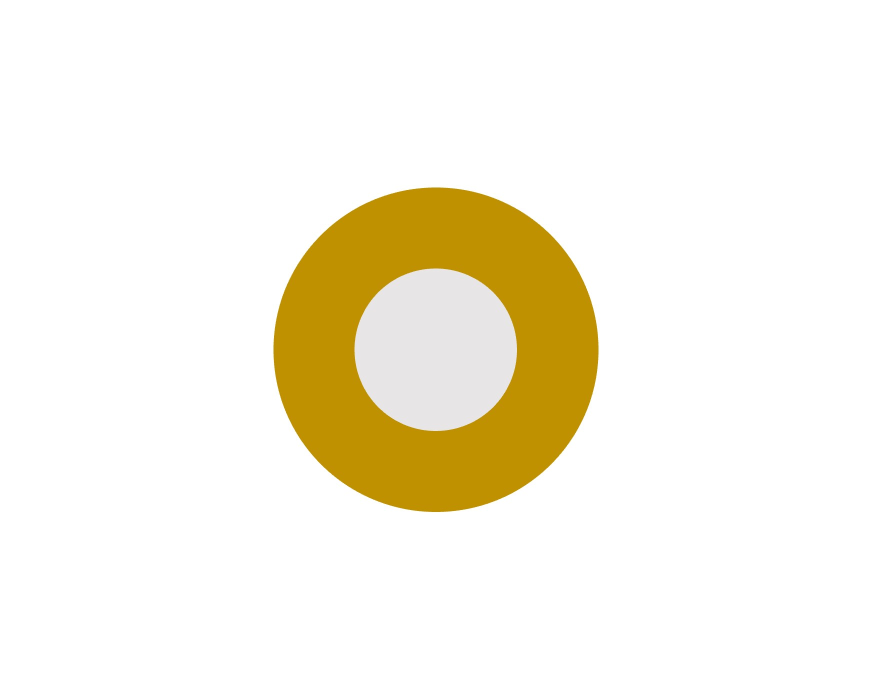
#> input picture data/raw/test1.jpg, 1744 x 1399 px (shown at 1/2 size); its folder holds only this picture in this run
$ python kmeans_v_0.2.py
#> lines starting #> are read from the running program, lines starting #| are printed output that depends on the picture; after the words box and inside, x2 and y2 are one past the last pixel; in counts of white or black regions, pixels touching at a corner belong together

#-------------------------------librerias------------------------------------------------------
import cv2 as cv # libreria para el procesamiento de imagenes
import numpy as np # no se que haga pero funciona x
import glob # liberia para leer archivos de las carpetas
import os # libreria para establecer y moverse del directorio de trabajo
import pandas as pd # esta libreria es para generar el data frame del resultado final
import matplotlib.pyplot as plt # esta libreria es para plotear dentro de la consola en python
import matplotlib.image
from openpyxl import load_workbook
from openpyxl.styles import PatternFill
from sklearn.cluster import KMeans
from PIL import Image, ImageDraw # esta libreria hace el recorte de la parte de enmedio


# directorio de trabajo de donde se obtendran las imagenes a procesar
os.chdir("C:\\Users\\luisd\\Documents\\GitHub\\image_kmeans_processing\\data\\raw")

#------------------------------variables-------------------------------------------------------
n_K = 2 # esta variable guarda el numero de colores que se buscaran en la imagen

df=pd.DataFrame() # este dataframe vacio guarda los resultados originales

#----------------------------------------------------------------------------------------------

# se genera una lista de todas las fotos que se encuentran en la carpeta de input
img_list = glob.glob('*.jpg')

#-------------------------definicion de funciones----------------------------------------------

# funcion para convertir RGB a HEX
def rgb_to_hex(rgb_color:int)->str:
    hex_color = "#"
    for i in rgb_color:
        i = int(i)
        hex_color += ("{:02x}".format(i))
    return hex_color

# funcion para localizar la region de interes (ROI)
def Crop_plate(img:str)->np.ndarray:
    # reescalado de la imagen a un tamano fijo de 1000x1000
#> called with img = 'test1.jpg'
    Input_img=cv.imread(img)
#> Input_img is the input picture: shape (1399, 1744, 3); mean B, G, R 228.2, 242.9, 247.6
    Input_img=cv.resize(Input_img,(1000,1000), interpolation=cv.INTER_AREA)
#> Input_img: shape (1000, 1000, 3)

    # convertir la imagen en un arreglo de 3 dimensiones (ancho x largo x rgb)
    Work_img=Input_img.reshape((Input_img.shape[0])*Input_img.shape[1],3)
    Work_img=np.float32(Work_img)

    # criterios utilizados para el algoritmo de kmeans clustering
    criteria = (cv.TERM_CRITERIA_EPS + cv.TERM_CRITERIA_MAX_ITER, 20, 0.1)
    K = 2
    attempts=10

    # localizacion de los centros de la imagen (pixel mas recurrente)
    _,label,center=cv.kmeans(Work_img,K,None,criteria,attempts,cv.KMEANS_PP_CENTERS)
#> center = [[254.9, 255, 255], [1.41, 145.3, 191.1]]
    center = np.uint8(center)
#> center = [[254, 254, 254], [1, 145, 191]]

    # reconstruccion de la imagen utilizando los centros
    res=center[label.flatten()]
    result_image=res.reshape((Input_img.shape))

    # se convierte la imagen resultante de RGB a escala de grises
    result_image=cv.cvtColor(result_image,cv.COLOR_RGB2GRAY)
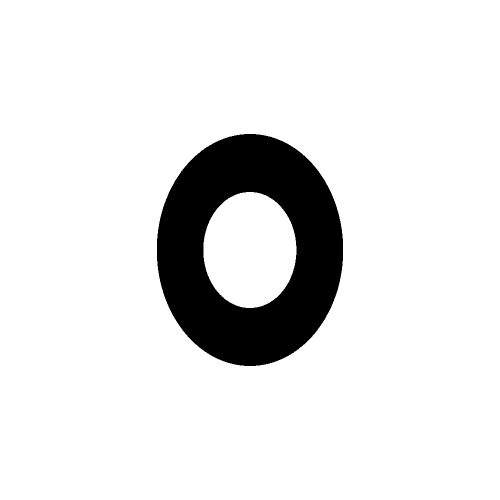
#> result_image: shape (1000, 1000) (shown at 1/2 size); values 107 (black) and 254 (white), 89.8% white; 1 black region, box (x1, y1, x2, y2) and area: (314, 268, 686, 732) 101893

    # se genera una imagen binaria utilizando el algoritmo de otsu
    _,otsu=cv.threshold(result_image,0,255,cv.THRESH_BINARY_INV+cv.THRESH_OTSU)

    # se utiliza la imagen binaria para encontrar los bordes con el algoritmo de canny
    edge=cv.Canny(otsu,10,20)
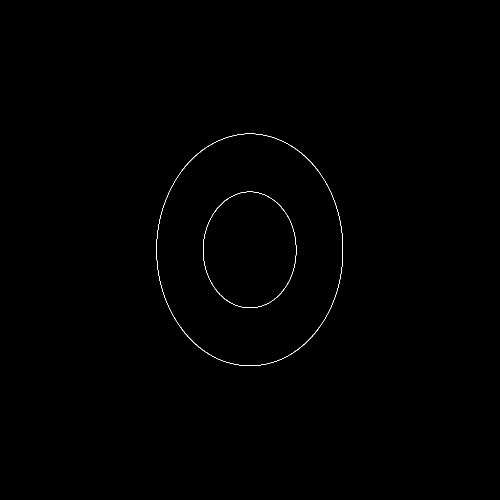
#> edge: shape (1000, 1000) (shown at 1/2 size); 0.21% white in thin lines or dots, all inside (x1, y1, x2, y2) = (313, 267, 686, 732)

    # se identifican los maximos y minimos (los bordes de la imagen)
    edge_coordinates = np.argwhere(edge>0)
#> edge_coordinates = 2062 pairs, first value 267 to 731, second value 313 to 685
    y1,x1=edge_coordinates.min(axis=0)
#> y1 = 267; x1 = 313
    y2,x2=edge_coordinates.max(axis=0)
#> y2 = 731; x2 = 685

    # se recorta la imagen original con los bordes localizados
    ROI=Input_img[y1:y2,x1:x2]

    # se reescala la imagen resultante a un tamano de 500x500 px
    ROI=cv.resize(ROI,(500,500), interpolation=cv.INTER_AREA)
#> ROI: shape (500, 500, 3)

    cv.imwrite(img,ROI)
    # si todo sale bien se genera el siguiente mensaje
    print("ROI Localizada")
    return ROI

# funcion para recortar el centro de la imagen en forma circular
def Center_Crop(img):
    # se carga la imagen a trabajar con la libreria Image
#> called with img = 'test1.jpg'
    Input_img = Image.open(img)
#> Input_img: PIL image 500x500 RGB
    height,width = Input_img.size
    lum_img = Image.new('L',[height,width],0)
#> lum_img: PIL image 500x500 L; every value is 0
    draw = ImageDraw.Draw(lum_img)

    # se realiza un corte circular utilizando las coordenadas indicadas
    draw.pieslice([(10,10), (490,490)], 0, 360, fill=255, outline='black')
    img_arr = np.array(Input_img)
    lum_img_arr = np.array(lum_img)
#> lum_img_arr: shape (500, 500); 72.1% white; 1 black region, box (x1, y1, x2, y2) and area: (0, 0, 500, 500) 69735
    final_img_arr = np.dstack((img_arr,lum_img_arr))

    # se guarda la imagen resultante utilizando la paqueteria de matplot
    matplotlib.image.imsave(img,final_img_arr)

    # se convierte la imagen a RGB utililzando la libreria Image
    Input_img = Image.open(img)
    Input_img = Input_img.convert('RGB')

    # se toma como referencia el pixel de la esquina para hacer un floodfill
    reference1 = (20,20)
    color_reference = (0,0,0)
    bucket_img = ImageDraw.floodfill(Input_img, reference1, color_reference, thresh=50)
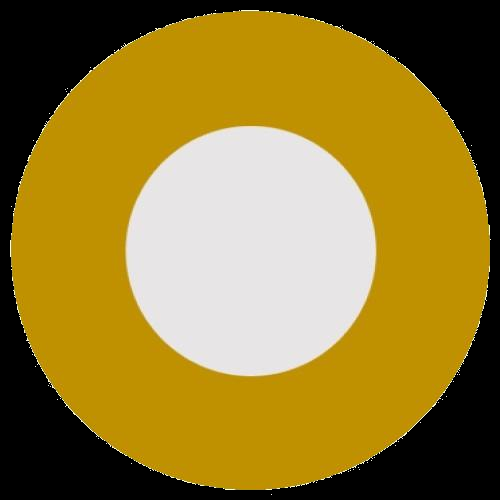
#> Input_img: PIL image 500x500 RGB; mean R, G, B 146.5, 122, 46.7

    # se guarda la imagen resultante
    Output_img = Input_img.save(img)

    # si todo sale bien despliega el siguiente mensaje
    print("Centro Recortado")

# funcion para realizar la segmentacion de la imagen
def Image_segmentation(img):
    # se carga la imagen a trabajar con la libreria de opencv
#> called with img = 'test1.jpg'
    Input_img=cv.imread(img)
#> Input_img: shape (500, 500, 3)

    # se toma una muestra de la imagen para realizar la segmentacion
    Sample=Input_img[200:300,50:320]

    # se duplica la imagen y se convierten ambas al espacio HSV
    hsv_img=cv.cvtColor(Input_img,cv.COLOR_BGR2HSV)
#> hsv_img: shape (500, 500, 3); mean H, S, V 45.3, 146.6, 146.7
    hsv2_img=Sample
    hsv2_img=cv.cvtColor(hsv2_img,cv.COLOR_BGR2HSV)
#> hsv2_img: shape (100, 270, 3); mean H, S, V 118.7, 76.1, 219.4

    # se dividen los canales individuales y se aplica el algoritmo de otsu en cada uno
    h,s,v=cv.split(hsv2_img)
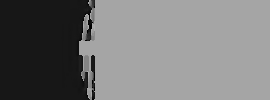
#> h: shape (100, 270); min 0, max 177, mean 118.7
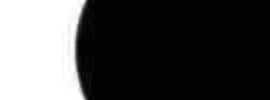
#> s: shape (100, 270); min 0, max 255, mean 76.1
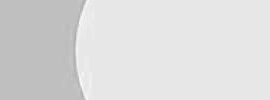
#> v: shape (100, 270); min 167, max 255, mean 219.4
    ret_h, _= cv.threshold(h, 0,177, cv.THRESH_BINARY+cv.THRESH_OTSU)
#> ret_h = 83
    ret_s, _= cv.threshold(s, 0,255, cv.THRESH_BINARY+cv.THRESH_OTSU)
#> ret_s = 127
    ret_v, _= cv.threshold(v, 0,255, cv.THRESH_BINARY+cv.THRESH_OTSU)
#> ret_v = 211

    # otsu regresa un valor de treshold en el cual la imagen se segmenta en dos entidades
    ret_h=int(ret_h)
    ret_s=int(ret_s)
    ret_v=int(ret_v)

    # se utilizan los threshold encontrados para generar una mascara de segmentacion
    lower = np.array([ret_h,0,ret_v])
#> lower = [83, 0, 211]
    upper = np.array([177,ret_v,255])
#> upper = [177, 211, 255]

    # se realiza la segmentacion de la imagen utilizando la mascara generada
    mask=cv.inRange(hsv_img,lower,upper)
#> mask: shape (500, 500); 17.5% white; 28 white regions (25 under 20 px), largest, box (x1, y1, x2, y2) and area: (129, 129, 373, 370) 43739, (230, 370, 241, 373) 25, (138, 200, 142, 207) 20
    Segmented_img=cv.bitwise_and(Input_img,Input_img,mask=mask)
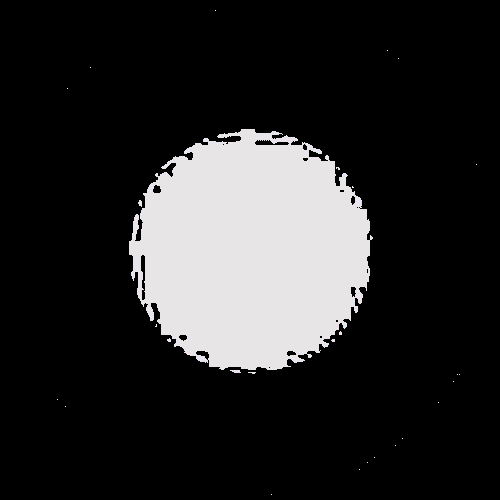
#> Segmented_img: shape (500, 500, 3); mean B, G, R 40.4, 40.2, 40.5

    # se guarda el resultado final
    cv.imwrite(img,Segmented_img)

    # si todo sale bien imprime el siguiente mensaje
    print("Imagen segmentada")

# funcion para reconstruir la imagen utilizando los el numero de centros en n_K
def Image_reconstruction(img):
    # se carga la imagen que se va a trabajar
#> called with img = 'test1.jpg'
    ROI=cv.imread(img)

    # se convierte la imagen de BGR a RGB
    ROI=cv.cvtColor(ROI,cv.COLOR_BGR2RGB)

    # se establecen los criterios con los cuales trabajara el algoritmo de kmeans
    attempts=20
    criteria = (cv.TERM_CRITERIA_EPS + cv.TERM_CRITERIA_MAX_ITER, 20, 0.1)

    # se convierte la imagen a trabajar a un cubo de dimenciones HxWxR,G,B
    reshape_ROI=np.float32(ROI.reshape(ROI.shape[0]*ROI.shape[1],3))

    # se genera la imagen binaria utilizando los criterios preestablecidos
    ret,label,ROIcenter=cv.kmeans(reshape_ROI,n_K,None,criteria,attempts,cv.KMEANS_PP_CENTERS)
#> ret = 175440.2; ROIcenter = [[0.0305, 0.0215, 0.0393], [231, 229, 230.2]]
    _,counts =np.unique(label, return_counts=True)
#> counts = [206140, 43860]

    # se reconstruye la imagen original utilizando los centros localizados
    fin = ROIcenter[label.flatten()]
    final_image = fin.reshape((ROI.shape))
    final_image = cv.cvtColor(final_image, cv.COLOR_BGR2RGB)

    # se generan vectores que almacenaran los valores de los pixeles a medida que se reconstruye la imagen
    HEXcolors = [0]
    Frequency =[0]
    R_array = [0]
    G_array = [0]
    B_array = [0]
    z=0
    y=0
    ROIcenter=np.uint8(ROIcenter)
#> ROIcenter = [[0, 0, 0], [231, 229, 230]]

    # se cuenta a que centro corresponde cada uno de los pixeles en la imagen
    for y in range(n_K):
        HEXcolors.append(rgb_to_hex(ROIcenter[y]))
        Frequency.append(counts[y])
        R_array.append(ROIcenter[y,z])
        G_array.append(ROIcenter[y,z+1])
        B_array.append(ROIcenter[y,z+2])
#> after the loop, B_array = [0, 0, 230]; Frequency = [0, 206140, 43860]; G_array = [0, 0, 229]; HEXcolors = [0, '#000000', '#e7e5e6']; R_array = [0, 0, 231]
    result_table = pd.DataFrame({'HEXcolors':HEXcolors,'Frequency':Frequency,'R':R_array,'G':G_array,'B':B_array})
#> result_table = table of 3 rows and 5 columns
    result_table = result_table.iloc[1: , :]
#> result_table = table of 2 rows and 5 columns

    # el resultado es un dataframe que contiene la informacion correspondiente al color de cada centro y el numero de pixeles
    return result_table

#--------------------------------------------------------------------------------------------

for img in img_list:
    ROI=Crop_plate(img)
    Center_Crop(img)
    Image_segmentation(img)
    df=pd.concat([df,Image_reconstruction(img)], ignore_index=True)
#> df = table of 2 rows and 5 columns

print("lote de fotos analizado estos son los resultados:")
print(df)
#|   HEXcolors  Frequency    R    G    B
#| 0   #000000     206140    0    0    0
#| 1   #e7e5e6      43860  231  229  230

$ run again, on data/raw/test5.jpg
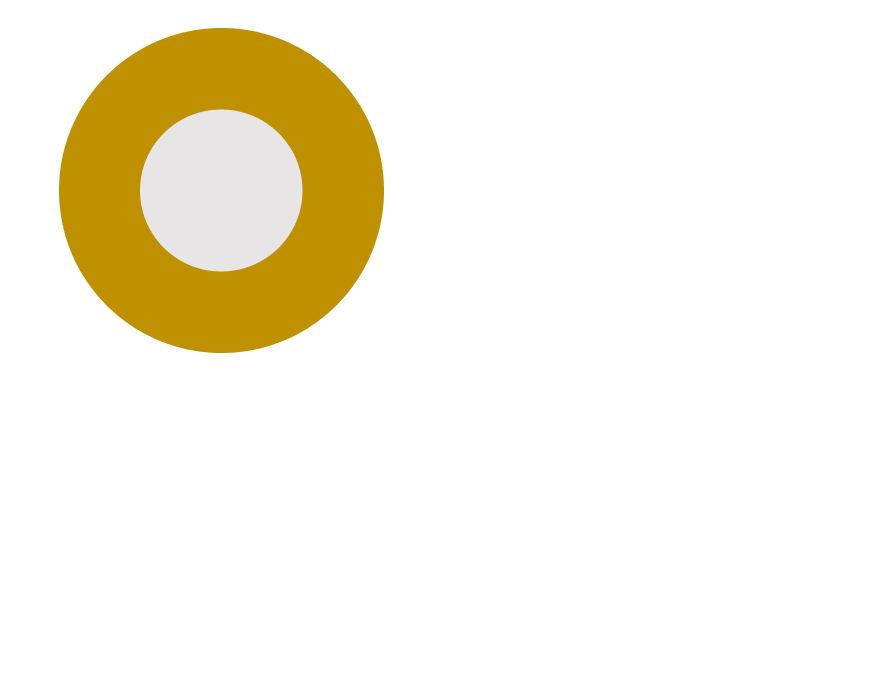
#> input picture data/raw/test5.jpg, 1744 x 1399 px (shown at 1/2 size)
#> in Crop_plate, Input_img is the input picture: shape (1399, 1744, 3); mean B, G, R 228.1, 242.9, 247.6
#> in Crop_plate, `_,label,center=cv.kmeans(Work_img,K,None,criteria,attempts,cv.KMEANS_P..`: center = [[254.9, 254.9, 255], [1.41, 145.3, 191.1]]
#> in Crop_plate, `center = np.uint8(center)`: center = [[254, 254, 254], [1, 145, 191]]
#> in Crop_plate, `result_image=cv.cvtColor(result_image,cv.COLOR_RGB2GRAY)`:
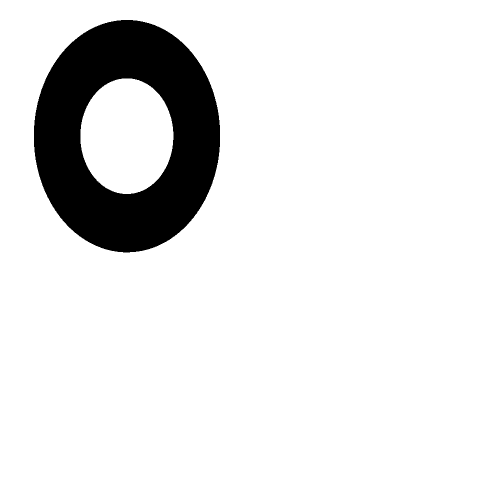
#> result_image: shape (1000, 1000) (shown at 1/2 size); values 107 (black) and 254 (white), 89.8% white; 1 black region, box (x1, y1, x2, y2) and area: (68, 40, 440, 505) 102214
#> edge: shape (1000, 1000); 0.21% white in thin lines or dots, all inside (x1, y1, x2, y2) = (67, 39, 440, 505)
#> edge_coordinates = 2057 pairs, first value 39 to 504, second value 67 to 439
#> y1 = 39; x1 = 67
#> y2 = 504; x2 = 439
#> lum_img: PIL image 500x500 L; every value is 0
#> lum_img_arr: shape (500, 500); 72.1% white; 1 black region, box (x1, y1, x2, y2) and area: (0, 0, 500, 500) 69735
#> hsv_img: shape (500, 500, 3); mean H, S, V 44.9, 146.8, 146.7
#> hsv2_img: shape (100, 270, 3); mean H, S, V 118.4, 76.1, 219.3
#> ret_h = 90
#> ret_s = 127
#> ret_v = 210
#> lower = [90, 0, 210]
#> upper = [177, 210, 255]
#> mask: shape (500, 500); 17.3% white; 24 white regions (20 under 20 px), largest, box (x1, y1, x2, y2) and area: (129, 131, 371, 372) 43041, (174, 339, 190, 351) 103, (161, 162, 169, 170) 38, (314, 149, 321, 153) 24
#> in Image_segmentation, `Segmented_img=cv.bitwise_and(Input_img,Input_img,mask=mask)`:
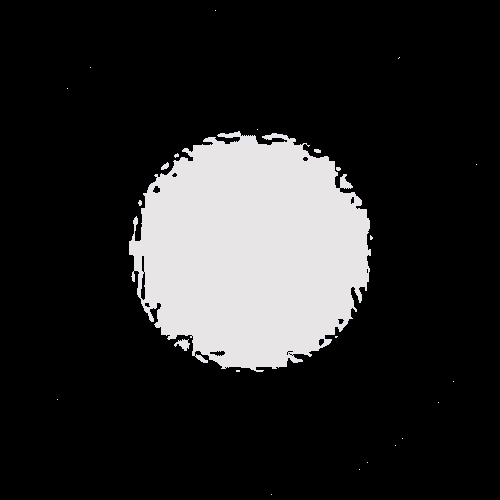
#> Segmented_img: shape (500, 500, 3); mean B, G, R 39.9, 39.7, 40
#> in Image_reconstruction, `ret,label,ROIcenter=cv.kmeans(reshape_ROI,n_K,None,criteria,attempts,c..`: ret = 180832.3; ROIcenter = [[0.03, 0.0221, 0.0377], [231, 229, 230.2]]
#> counts = [206704, 43296]
#> in Image_reconstruction, `ROIcenter=np.uint8(ROIcenter)`: ROIcenter = [[0, 0, 0], [230, 229, 230]]
#> after the loop in Image_reconstruction, `for y in range(n_K):`: B_array = [0, 0, 230]; Frequency = [0, 206704, 43296]; G_array = [0, 0, 229]; HEXcolors = [0, '#000000', '#e6e5e6']; R_array = [0, 0, 230]
#> in Image_reconstruction, `result_table = pd.DataFrame({'HEXcolors':HEXcolors,'Frequency':Frequen..`: result_table = table of 3 rows and 5 columns
#> in Image_reconstruction, `result_table = result_table.iloc[1: , :]`: result_table = table of 2 rows and 5 columns
#|   HEXcolors  Frequency    R    G    B
#| 0   #000000     206704    0    0    0
#| 1   #e6e5e6      43296  230  229  230

$ run again, on data/raw/test2.jpg
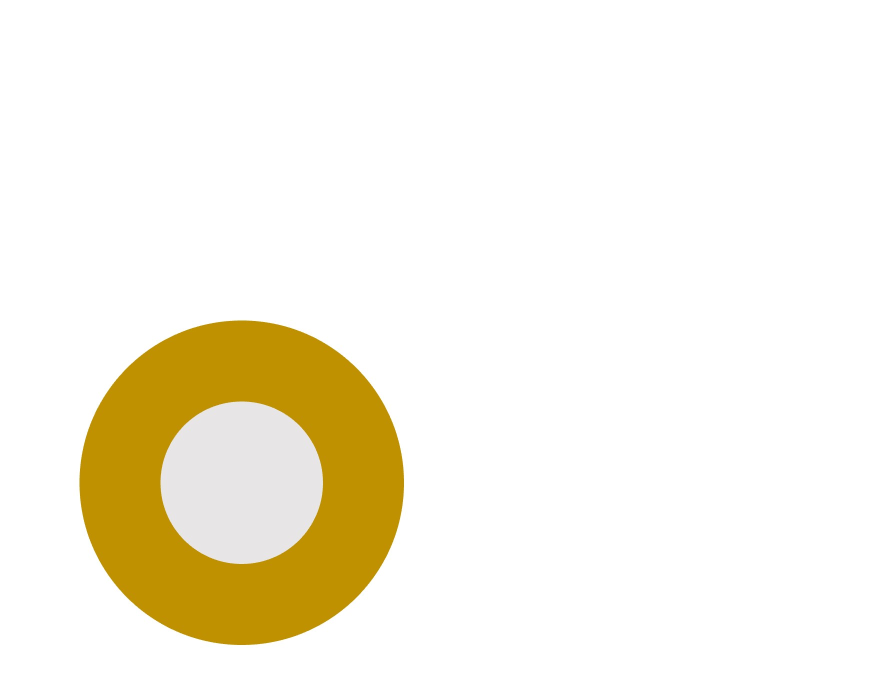
#> input picture data/raw/test2.jpg, 1744 x 1399 px (shown at 1/2 size)
#> in Crop_plate, Input_img is the input picture: shape (1399, 1744, 3); mean B, G, R 228.2, 242.9, 247.7
#> in Crop_plate, `_,label,center=cv.kmeans(Work_img,K,None,criteria,attempts,cv.KMEANS_P..`: center = [[254.6, 254.7, 254.7], [1.42, 145.3, 191.1]]
#> in Crop_plate, `center = np.uint8(center)`: center = [[254, 254, 254], [1, 145, 191]]
#> in Crop_plate, `result_image=cv.cvtColor(result_image,cv.COLOR_RGB2GRAY)`:
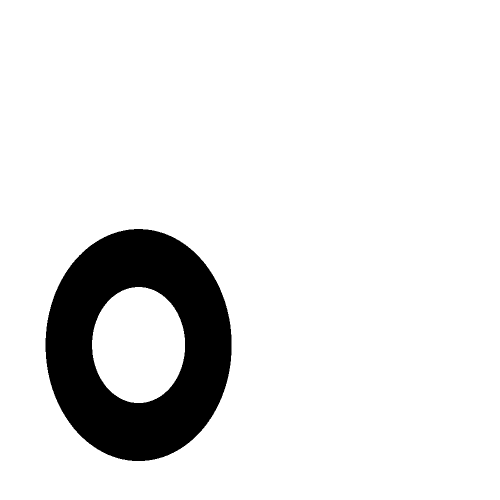
#> result_image: shape (1000, 1000) (shown at 1/2 size); values 107 (black) and 254 (white), 89.8% white; 1 black region, box (x1, y1, x2, y2) and area: (91, 458, 463, 922) 101704
#> edge: shape (1000, 1000); 0.21% white in thin lines or dots, all inside (x1, y1, x2, y2) = (90, 457, 463, 922)
#> edge_coordinates = 2062 pairs, first value 457 to 921, second value 90 to 462
#> y1 = 457; x1 = 90
#> y2 = 921; x2 = 462
#> lum_img: PIL image 500x500 L; every value is 0
#> lum_img_arr: shape (500, 500); 72.1% white; 1 black region, box (x1, y1, x2, y2) and area: (0, 0, 500, 500) 69735
#> hsv_img: shape (500, 500, 3); mean H, S, V 45, 146.6, 146.7
#> hsv2_img: shape (100, 270, 3); mean H, S, V 117.8, 76.8, 219.3
#> ret_h = 83
#> ret_s = 126
#> ret_v = 211
#> lower = [83, 0, 211]
#> upper = [177, 211, 255]
#> mask: shape (500, 500); 17.4% white; 27 white regions (20 under 20 px), largest, box (x1, y1, x2, y2) and area: (132, 133, 372, 371) 43091, (218, 132, 240, 138) 67, (142, 304, 154, 322) 66
#> in Image_segmentation, `Segmented_img=cv.bitwise_and(Input_img,Input_img,mask=mask)`:
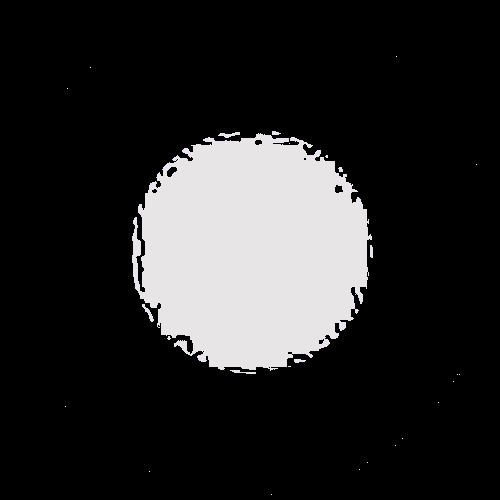
#> Segmented_img: shape (500, 500, 3); mean B, G, R 40, 39.8, 40.1
#> in Image_reconstruction, `ret,label,ROIcenter=cv.kmeans(reshape_ROI,n_K,None,criteria,attempts,c..`: ret = 176747; ROIcenter = [[0.0303, 0.022, 0.0391], [231, 229, 230.2]]
#> counts = [206574, 43426]
#> in Image_reconstruction, `ROIcenter=np.uint8(ROIcenter)`: ROIcenter = [[0, 0, 0], [231, 229, 230]]
#> after the loop in Image_reconstruction, `for y in range(n_K):`: B_array = [0, 0, 230]; Frequency = [0, 206574, 43426]; G_array = [0, 0, 229]; HEXcolors = [0, '#000000', '#e7e5e6']; R_array = [0, 0, 231]
#> in Image_reconstruction, `result_table = pd.DataFrame({'HEXcolors':HEXcolors,'Frequency':Frequen..`: result_table = table of 3 rows and 5 columns
#> in Image_reconstruction, `result_table = result_table.iloc[1: , :]`: result_table = table of 2 rows and 5 columns
#|   HEXcolors  Frequency    R    G    B
#| 0   #000000     206574    0    0    0
#| 1   #e7e5e6      43426  231  229  230
